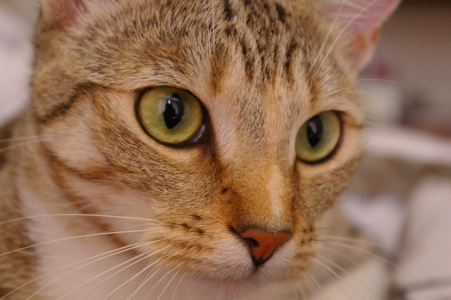
#> input picture dataset/original/chelsea.png, 451 x 300 px
$ python prepare_data.py --source ../dataset/original
#> lines starting #> are read from the running program, lines starting #| are printed output that depends on the picture
"""Menyiapkan data/train & data/val dari folder gambar mentah (mis. ImageNet/COCO).

Contoh:
  python -m utils.prepare_data --source D:/imagenet/val --num_train 10000 --num_val 1000

Gambar diacak (seed tetap), dipisah train/val tanpa tumpang tindih, lalu di-resize
(sisi terpendek = --size) + center-crop ke size x size agar training jauh lebih cepat.
"""
import argparse
import os
import random

from PIL import Image
from tqdm import tqdm

EXTS = (".jpg", ".jpeg", ".png", ".bmp")


def process(src, dst, size, png):
#> called with src = '../dataset/original/chelsea.png', dst = './data/train/train_00000.jpg', size = 256, png = False
    img = Image.open(src).convert("RGB")
#> img is the input picture: PIL image 451x300 RGB; mean R, G, B 147.7, 111.4, 86.8
    w, h = img.size
#> w = 451; h = 300
    s = size / min(w, h)
#> s = 0.853
    img = img.resize((max(size, round(w * s)), max(size, round(h * s))), Image.BICUBIC)
#> img: PIL image 385x256 RGB
    w, h = img.size
#> w = 385; h = 256
    l, t = (w - size) // 2, (h - size) // 2
#> l = 64; t = 0
    img = img.crop((l, t, l + size, t + size))
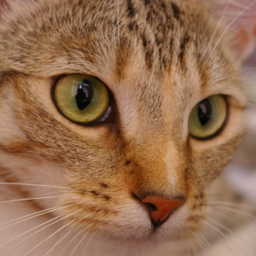
#> img: PIL image 256x256 RGB; mean R, G, B 148.2, 108.9, 79.7
    if png:
        img.save(dst, "PNG")
    else:
        img.save(dst, "JPEG", quality=95)


def main():
    p = argparse.ArgumentParser()
    p.add_argument("--source", required=True, help="folder gambar mentah (rekursif)")
    p.add_argument("--out", default="./data")
    p.add_argument("--num_train", type=int, default=10000)
    p.add_argument("--num_val", type=int, default=1000)
    p.add_argument("--size", type=int, default=256)
    p.add_argument("--png", action="store_true", help="simpan PNG (lebih besar), default JPEG q95")
    p.add_argument("--seed", type=int, default=42)
    a = p.parse_args()

    files = []
    for d, _, fs in os.walk(a.source):
        files += [os.path.join(d, f) for f in fs if f.lower().endswith(EXTS)]
    files.sort()
    need = a.num_train + a.num_val
    if len(files) < need:
        print(f"[!] Hanya {len(files)} gambar ditemukan (butuh {need}); jumlah disesuaikan.")
        ratio = a.num_train / need
        a.num_train = int(len(files) * ratio)
        a.num_val = len(files) - a.num_train
    random.Random(a.seed).shuffle(files)
    splits = {"train": files[:a.num_train], "val": files[a.num_train:a.num_train + a.num_val]}
    ext = "png" if a.png else "jpg"
    for name, lst in splits.items():
        out_dir = os.path.join(a.out, name)
        os.makedirs(out_dir, exist_ok=True)
        ok = 0
        for i, f in enumerate(tqdm(lst, desc=name)):
            try:
                process(f, os.path.join(out_dir, f"{name}_{i:05d}.{ext}"), a.size, a.png)
                ok += 1
            except Exception as e:  # gambar rusak dilewati
                print(f"  lewati {f}: {e}")
        print(f"{name}: {ok} gambar -> {out_dir}")
#> pass 2 of the loop in main, `for name, lst in splits.items():`:
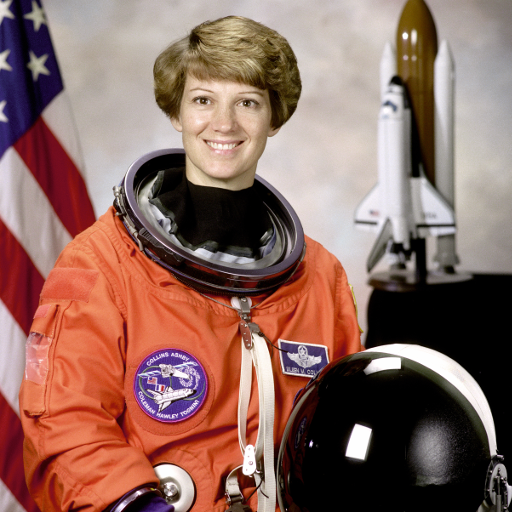
#> input picture dataset/original/astronaut.png, 512 x 512 px
#> in process, img is the input picture: PIL image 512x512 RGB; mean R, G, B 141.6, 105.8, 96.5
#> in process (call 2), `img = img.resize((max(size, round(w * s)), max(size, round(h * s))), I..`:
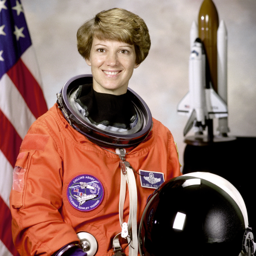
#> img: PIL image 256x256 RGB; mean R, G, B 141.6, 105.8, 96.5


if __name__ == "__main__":
    main()
